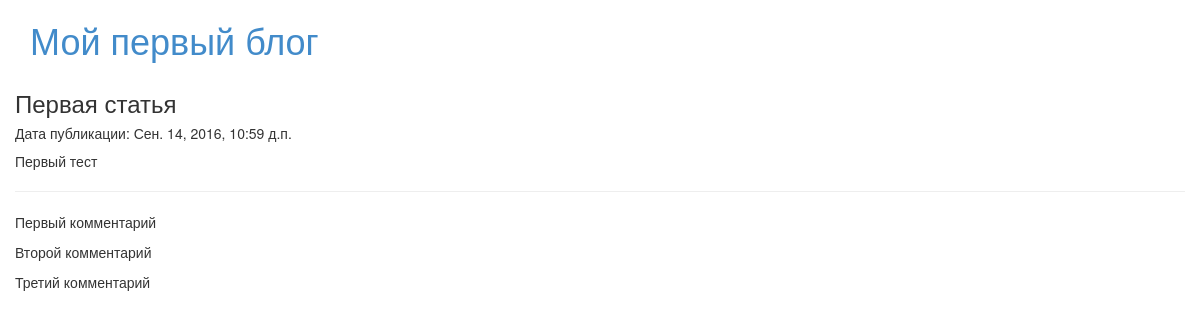
Page /article/get/1/ on the committed database.
### article/models.py (models this page shows)
class Article(models.Model):
	class Meta():
		db_table='Article'
	article_title=models.CharField(max_length=200)
	article_text=models.TextField()
	article_date=models.DateTimeField('Дата публикации')
	article_likes=models.IntegerField(default=0)

class Comment(models.Model):
	class Meta():
		db_table='Comment'
	comments_text=models.TextField()
	comments_article=models.ForeignKey(Article)

### article/views.py (the view)
# urls.py: url(r'^article/get/(?P<article_id>\d+)/$', views.article),
def article(request, article_id=1):
	return render_to_response('article.html', {'article': Article.objects.get(id=article_id), 'comments': Comment.objects.filter(comments_article_id=article_id)})

### article/template/article.html
{% extends 'main.html' %}
{% block article %}
<h3>{{ article.article_title }}</h3>
<h5>Дата публикации: {{ article.article_date }}</h5>
<p> {{ article.article_text }}</p>
<hr>
{% for comment in comments %}
	<p>{{ comment.comments_text }}</p>
{% endfor %}
{% endblock %}

### rows in the picture
Article: article_title "Первая статья", article_date "Сен. 14, 2016, 10:59 д.п.", article_text "Первый тест"
Comment: comments_text "Первый комментарий"
Comment: comments_text "Второй комментарий"
Comment: comments_text "Третий комментарий"
